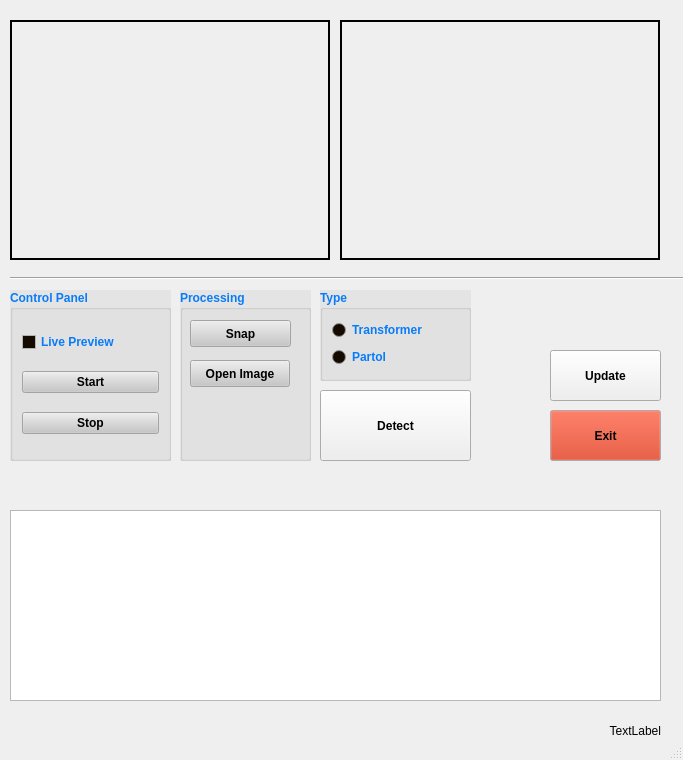
<?xml version="1.0" encoding="UTF-8"?>
<ui version="4.0">
 <class>MainWindow</class>
 <widget class="QMainWindow" name="MainWindow">
  <property name="geometry">
   <rect>
    <x>0</x>
    <y>0</y>
    <width>683</width>
    <height>760</height>
   </rect>
  </property>
  <property name="windowTitle">
   <string>MainWindow</string>
  </property>
  <widget class="QWidget" name="centralwidget">
   <widget class="QGroupBox" name="groupBox">
    <property name="geometry">
     <rect>
      <x>10</x>
      <y>290</y>
      <width>161</width>
      <height>171</height>
     </rect>
    </property>
    <property name="palette">
     <palette>
      <active>
       <colorrole role="WindowText">
        <brush brushstyle="SolidPattern">
         <color alpha="255">
          <red>7</red>
          <green>124</green>
          <blue>249</blue>
         </color>
        </brush>
       </colorrole>
       <colorrole role="Button">
        <brush brushstyle="SolidPattern">
         <color alpha="255">
          <red>199</red>
          <green>198</green>
          <blue>198</blue>
         </color>
        </brush>
       </colorrole>
       <colorrole role="Light">
        <brush brushstyle="SolidPattern">
         <color alpha="255">
          <red>255</red>
          <green>255</green>
          <blue>255</blue>
         </color>
        </brush>
       </colorrole>
       <colorrole role="Midlight">
        <brush brushstyle="SolidPattern">
         <color alpha="255">
          <red>227</red>
          <green>226</green>
          <blue>226</blue>
         </color>
        </brush>
       </colorrole>
       <colorrole role="Dark">
        <brush brushstyle="SolidPattern">
         <color alpha="255">
          <red>99</red>
          <green>99</green>
          <blue>99</blue>
         </color>
        </brush>
       </colorrole>
       <colorrole role="Mid">
        <brush brushstyle="SolidPattern">
         <color alpha="255">
          <red>133</red>
          <green>132</green>
          <blue>132</blue>
         </color>
        </brush>
       </colorrole>
       <colorrole role="Text">
        <brush brushstyle="SolidPattern">
         <color alpha="255">
          <red>0</red>
          <green>0</green>
          <blue>0</blue>
         </color>
        </brush>
       </colorrole>
       <colorrole role="BrightText">
        <brush brushstyle="SolidPattern">
         <color alpha="255">
          <red>255</red>
          <green>255</green>
          <blue>255</blue>
         </color>
        </brush>
       </colorrole>
       <colorrole role="ButtonText">
        <brush brushstyle="SolidPattern">
         <color alpha="255">
          <red>0</red>
          <green>0</green>
          <blue>0</blue>
         </color>
        </brush>
       </colorrole>
       <colorrole role="Base">
        <brush brushstyle="SolidPattern">
         <color alpha="255">
          <red>20</red>
          <green>10</green>
          <blue>0</blue>
         </color>
        </brush>
       </colorrole>
       <colorrole role="Window">
        <brush brushstyle="SolidPattern">
         <color alpha="255">
          <red>229</red>
          <green>228</green>
          <blue>228</blue>
         </color>
        </brush>
       </colorrole>
       <colorrole role="Shadow">
        <brush brushstyle="SolidPattern">
         <color alpha="255">
          <red>0</red>
          <green>0</green>
          <blue>0</blue>
         </color>
        </brush>
       </colorrole>
       <colorrole role="AlternateBase">
        <brush brushstyle="SolidPattern">
         <color alpha="255">
          <red>227</red>
          <green>226</green>
          <blue>226</blue>
         </color>
        </brush>
       </colorrole>
       <colorrole role="ToolTipBase">
        <brush brushstyle="SolidPattern">
         <color alpha="255">
          <red>255</red>
          <green>255</green>
          <blue>220</blue>
         </color>
        </brush>
       </colorrole>
       <colorrole role="ToolTipText">
        <brush brushstyle="SolidPattern">
         <color alpha="255">
          <red>0</red>
          <green>0</green>
          <blue>0</blue>
         </color>
        </brush>
       </colorrole>
      </active>
      <inactive>
       <colorrole role="WindowText">
        <brush brushstyle="SolidPattern">
         <color alpha="255">
          <red>7</red>
          <green>124</green>
          <blue>249</blue>
         </color>
        </brush>
       </colorrole>
       <colorrole role="Button">
        <brush brushstyle="SolidPattern">
         <color alpha="255">
          <red>199</red>
          <green>198</green>
          <blue>198</blue>
         </color>
        </brush>
       </colorrole>
       <colorrole role="Light">
        <brush brushstyle="SolidPattern">
         <color alpha="255">
          <red>255</red>
          <green>255</green>
          <blue>255</blue>
         </color>
        </brush>
       </colorrole>
       <colorrole role="Midlight">
        <brush brushstyle="SolidPattern">
         <color alpha="255">
          <red>227</red>
          <green>226</green>
          <blue>226</blue>
         </color>
        </brush>
       </colorrole>
       <colorrole role="Dark">
        <brush brushstyle="SolidPattern">
         <color alpha="255">
          <red>99</red>
          <green>99</green>
          <blue>99</blue>
         </color>
        </brush>
       </colorrole>
       <colorrole role="Mid">
        <brush brushstyle="SolidPattern">
         <color alpha="255">
          <red>133</red>
          <green>132</green>
          <blue>132</blue>
         </color>
        </brush>
       </colorrole>
       <colorrole role="Text">
        <brush brushstyle="SolidPattern">
         <color alpha="255">
          <red>0</red>
          <green>0</green>
          <blue>0</blue>
         </color>
        </brush>
       </colorrole>
       <colorrole role="BrightText">
        <brush brushstyle="SolidPattern">
         <color alpha="255">
          <red>255</red>
          <green>255</green>
          <blue>255</blue>
         </color>
        </brush>
       </colorrole>
       <colorrole role="ButtonText">
        <brush brushstyle="SolidPattern">
         <color alpha="255">
          <red>0</red>
          <green>0</green>
          <blue>0</blue>
         </color>
        </brush>
       </colorrole>
       <colorrole role="Base">
        <brush brushstyle="SolidPattern">
         <color alpha="255">
          <red>20</red>
          <green>10</green>
          <blue>0</blue>
         </color>
        </brush>
       </colorrole>
       <colorrole role="Window">
        <brush brushstyle="SolidPattern">
         <color alpha="255">
          <red>229</red>
          <green>228</green>
          <blue>228</blue>
         </color>
        </brush>
       </colorrole>
       <colorrole role="Shadow">
        <brush brushstyle="SolidPattern">
         <color alpha="255">
          <red>0</red>
          <green>0</green>
          <blue>0</blue>
         </color>
        </brush>
       </colorrole>
       <colorrole role="AlternateBase">
        <brush brushstyle="SolidPattern">
         <color alpha="255">
          <red>227</red>
          <green>226</green>
          <blue>226</blue>
         </color>
        </brush>
       </colorrole>
       <colorrole role="ToolTipBase">
        <brush brushstyle="SolidPattern">
         <color alpha="255">
          <red>255</red>
          <green>255</green>
          <blue>220</blue>
         </color>
        </brush>
       </colorrole>
       <colorrole role="ToolTipText">
        <brush brushstyle="SolidPattern">
         <color alpha="255">
          <red>0</red>
          <green>0</green>
          <blue>0</blue>
         </color>
        </brush>
       </colorrole>
      </inactive>
      <disabled>
       <colorrole role="WindowText">
        <brush brushstyle="SolidPattern">
         <color alpha="255">
          <red>99</red>
          <green>99</green>
          <blue>99</blue>
         </color>
        </brush>
       </colorrole>
       <colorrole role="Button">
        <brush brushstyle="SolidPattern">
         <color alpha="255">
          <red>199</red>
          <green>198</green>
          <blue>198</blue>
         </color>
        </brush>
       </colorrole>
       <colorrole role="Light">
        <brush brushstyle="SolidPattern">
         <color alpha="255">
          <red>255</red>
          <green>255</green>
          <blue>255</blue>
         </color>
        </brush>
       </colorrole>
       <colorrole role="Midlight">
        <brush brushstyle="SolidPattern">
         <color alpha="255">
          <red>227</red>
          <green>226</green>
          <blue>226</blue>
         </color>
        </brush>
       </colorrole>
       <colorrole role="Dark">
        <brush brushstyle="SolidPattern">
         <color alpha="255">
          <red>99</red>
          <green>99</green>
          <blue>99</blue>
         </color>
        </brush>
       </colorrole>
       <colorrole role="Mid">
        <brush brushstyle="SolidPattern">
         <color alpha="255">
          <red>133</red>
          <green>132</green>
          <blue>132</blue>
         </color>
        </brush>
       </colorrole>
       <colorrole role="Text">
        <brush brushstyle="SolidPattern">
         <color alpha="255">
          <red>99</red>
          <green>99</green>
          <blue>99</blue>
         </color>
        </brush>
       </colorrole>
       <colorrole role="BrightText">
        <brush brushstyle="SolidPattern">
         <color alpha="255">
          <red>255</red>
          <green>255</green>
          <blue>255</blue>
         </color>
        </brush>
       </colorrole>
       <colorrole role="ButtonText">
        <brush brushstyle="SolidPattern">
         <color alpha="255">
          <red>99</red>
          <green>99</green>
          <blue>99</blue>
         </color>
        </brush>
       </colorrole>
       <colorrole role="Base">
        <brush brushstyle="SolidPattern">
         <color alpha="255">
          <red>229</red>
          <green>228</green>
          <blue>228</blue>
         </color>
        </brush>
       </colorrole>
       <colorrole role="Window">
        <brush brushstyle="SolidPattern">
         <color alpha="255">
          <red>229</red>
          <green>228</green>
          <blue>228</blue>
         </color>
        </brush>
       </colorrole>
       <colorrole role="Shadow">
        <brush brushstyle="SolidPattern">
         <color alpha="255">
          <red>0</red>
          <green>0</green>
          <blue>0</blue>
         </color>
        </brush>
       </colorrole>
       <colorrole role="AlternateBase">
        <brush brushstyle="SolidPattern">
         <color alpha="255">
          <red>199</red>
          <green>198</green>
          <blue>198</blue>
         </color>
        </brush>
       </colorrole>
       <colorrole role="ToolTipBase">
        <brush brushstyle="SolidPattern">
         <color alpha="255">
          <red>255</red>
          <green>255</green>
          <blue>220</blue>
         </color>
        </brush>
       </colorrole>
       <colorrole role="ToolTipText">
        <brush brushstyle="SolidPattern">
         <color alpha="255">
          <red>0</red>
          <green>0</green>
          <blue>0</blue>
         </color>
        </brush>
       </colorrole>
      </disabled>
     </palette>
    </property>
    <property name="font">
     <font>
      <weight>75</weight>
      <bold>true</bold>
     </font>
    </property>
    <property name="autoFillBackground">
     <bool>true</bool>
    </property>
    <property name="title">
     <string>Control Panel</string>
    </property>
    <layout class="QGridLayout" name="gridLayout">
     <item row="2" column="0">
      <widget class="QPushButton" name="stop_cam_btn">
       <property name="text">
        <string>Stop</string>
       </property>
      </widget>
     </item>
     <item row="1" column="0">
      <widget class="QPushButton" name="start_cam_btn">
       <property name="text">
        <string>Start</string>
       </property>
      </widget>
     </item>
     <item row="0" column="0">
      <widget class="QCheckBox" name="livepreview">
       <property name="text">
        <string>Live Preview</string>
       </property>
       <property name="checked">
        <bool>false</bool>
       </property>
      </widget>
     </item>
    </layout>
   </widget>
   <widget class="QGroupBox" name="groupBox_2">
    <property name="geometry">
     <rect>
      <x>180</x>
      <y>290</y>
      <width>131</width>
      <height>171</height>
     </rect>
    </property>
    <property name="palette">
     <palette>
      <active>
       <colorrole role="WindowText">
        <brush brushstyle="SolidPattern">
         <color alpha="255">
          <red>7</red>
          <green>124</green>
          <blue>249</blue>
         </color>
        </brush>
       </colorrole>
       <colorrole role="Button">
        <brush brushstyle="SolidPattern">
         <color alpha="255">
          <red>199</red>
          <green>198</green>
          <blue>198</blue>
         </color>
        </brush>
       </colorrole>
       <colorrole role="Light">
        <brush brushstyle="SolidPattern">
         <color alpha="255">
          <red>255</red>
          <green>255</green>
          <blue>255</blue>
         </color>
        </brush>
       </colorrole>
       <colorrole role="Midlight">
        <brush brushstyle="SolidPattern">
         <color alpha="255">
          <red>227</red>
          <green>226</green>
          <blue>226</blue>
         </color>
        </brush>
       </colorrole>
       <colorrole role="Dark">
        <brush brushstyle="SolidPattern">
         <color alpha="255">
          <red>99</red>
          <green>99</green>
          <blue>99</blue>
         </color>
        </brush>
       </colorrole>
       <colorrole role="Mid">
        <brush brushstyle="SolidPattern">
         <color alpha="255">
          <red>133</red>
          <green>132</green>
          <blue>132</blue>
         </color>
        </brush>
       </colorrole>
       <colorrole role="Text">
        <brush brushstyle="SolidPattern">
         <color alpha="255">
          <red>0</red>
          <green>0</green>
          <blue>0</blue>
         </color>
        </brush>
       </colorrole>
       <colorrole role="BrightText">
        <brush brushstyle="SolidPattern">
         <color alpha="255">
          <red>255</red>
          <green>255</green>
          <blue>255</blue>
         </color>
        </brush>
       </colorrole>
       <colorrole role="ButtonText">
        <brush brushstyle="SolidPattern">
         <color alpha="255">
          <red>0</red>
          <green>0</green>
          <blue>0</blue>
         </color>
        </brush>
       </colorrole>
       <colorrole role="Base">
        <brush brushstyle="SolidPattern">
         <color alpha="255">
          <red>20</red>
          <green>10</green>
          <blue>0</blue>
         </color>
        </brush>
       </colorrole>
       <colorrole role="Window">
        <brush brushstyle="SolidPattern">
         <color alpha="255">
          <red>229</red>
          <green>228</green>
          <blue>228</blue>
         </color>
        </brush>
       </colorrole>
       <colorrole role="Shadow">
        <brush brushstyle="SolidPattern">
         <color alpha="255">
          <red>0</red>
          <green>0</green>
          <blue>0</blue>
         </color>
        </brush>
       </colorrole>
       <colorrole role="AlternateBase">
        <brush brushstyle="SolidPattern">
         <color alpha="255">
          <red>227</red>
          <green>226</green>
          <blue>226</blue>
         </color>
        </brush>
       </colorrole>
       <colorrole role="ToolTipBase">
        <brush brushstyle="SolidPattern">
         <color alpha="255">
          <red>255</red>
          <green>255</green>
          <blue>220</blue>
         </color>
        </brush>
       </colorrole>
       <colorrole role="ToolTipText">
        <brush brushstyle="SolidPattern">
         <color alpha="255">
          <red>0</red>
          <green>0</green>
          <blue>0</blue>
         </color>
        </brush>
       </colorrole>
      </active>
      <inactive>
       <colorrole role="WindowText">
        <brush brushstyle="SolidPattern">
         <color alpha="255">
          <red>7</red>
          <green>124</green>
          <blue>249</blue>
         </color>
        </brush>
       </colorrole>
       <colorrole role="Button">
        <brush brushstyle="SolidPattern">
         <color alpha="255">
          <red>199</red>
          <green>198</green>
          <blue>198</blue>
         </color>
        </brush>
       </colorrole>
       <colorrole role="Light">
        <brush brushstyle="SolidPattern">
         <color alpha="255">
          <red>255</red>
          <green>255</green>
          <blue>255</blue>
         </color>
        </brush>
       </colorrole>
       <colorrole role="Midlight">
        <brush brushstyle="SolidPattern">
         <color alpha="255">
          <red>227</red>
          <green>226</green>
          <blue>226</blue>
         </color>
        </brush>
       </colorrole>
       <colorrole role="Dark">
        <brush brushstyle="SolidPattern">
         <color alpha="255">
          <red>99</red>
          <green>99</green>
          <blue>99</blue>
         </color>
        </brush>
       </colorrole>
       <colorrole role="Mid">
        <brush brushstyle="SolidPattern">
         <color alpha="255">
          <red>133</red>
          <green>132</green>
          <blue>132</blue>
         </color>
        </brush>
       </colorrole>
       <colorrole role="Text">
        <brush brushstyle="SolidPattern">
         <color alpha="255">
          <red>0</red>
          <green>0</green>
          <blue>0</blue>
         </color>
        </brush>
       </colorrole>
       <colorrole role="BrightText">
        <brush brushstyle="SolidPattern">
         <color alpha="255">
          <red>255</red>
          <green>255</green>
          <blue>255</blue>
         </color>
        </brush>
       </colorrole>
       <colorrole role="ButtonText">
        <brush brushstyle="SolidPattern">
         <color alpha="255">
          <red>0</red>
          <green>0</green>
          <blue>0</blue>
         </color>
        </brush>
       </colorrole>
       <colorrole role="Base">
        <brush brushstyle="SolidPattern">
         <color alpha="255">
          <red>20</red>
          <green>10</green>
          <blue>0</blue>
         </color>
        </brush>
       </colorrole>
       <colorrole role="Window">
        <brush brushstyle="SolidPattern">
         <color alpha="255">
          <red>229</red>
          <green>228</green>
          <blue>228</blue>
         </color>
        </brush>
       </colorrole>
       <colorrole role="Shadow">
        <brush brushstyle="SolidPattern">
         <color alpha="255">
          <red>0</red>
          <green>0</green>
          <blue>0</blue>
         </color>
        </brush>
       </colorrole>
       <colorrole role="AlternateBase">
        <brush brushstyle="SolidPattern">
         <color alpha="255">
          <red>227</red>
          <green>226</green>
          <blue>226</blue>
         </color>
        </brush>
       </colorrole>
       <colorrole role="ToolTipBase">
        <brush brushstyle="SolidPattern">
         <color alpha="255">
          <red>255</red>
          <green>255</green>
          <blue>220</blue>
         </color>
        </brush>
       </colorrole>
       <colorrole role="ToolTipText">
        <brush brushstyle="SolidPattern">
         <color alpha="255">
          <red>0</red>
          <green>0</green>
          <blue>0</blue>
         </color>
        </brush>
       </colorrole>
      </inactive>
      <disabled>
       <colorrole role="WindowText">
        <brush brushstyle="SolidPattern">
         <color alpha="255">
          <red>99</red>
          <green>99</green>
          <blue>99</blue>
         </color>
        </brush>
       </colorrole>
       <colorrole role="Button">
        <brush brushstyle="SolidPattern">
         <color alpha="255">
          <red>199</red>
          <green>198</green>
          <blue>198</blue>
         </color>
        </brush>
       </colorrole>
       <colorrole role="Light">
        <brush brushstyle="SolidPattern">
         <color alpha="255">
          <red>255</red>
          <green>255</green>
          <blue>255</blue>
         </color>
        </brush>
       </colorrole>
       <colorrole role="Midlight">
        <brush brushstyle="SolidPattern">
         <color alpha="255">
          <red>227</red>
          <green>226</green>
          <blue>226</blue>
         </color>
        </brush>
       </colorrole>
       <colorrole role="Dark">
        <brush brushstyle="SolidPattern">
         <color alpha="255">
          <red>99</red>
          <green>99</green>
          <blue>99</blue>
         </color>
        </brush>
       </colorrole>
       <colorrole role="Mid">
        <brush brushstyle="SolidPattern">
         <color alpha="255">
          <red>133</red>
          <green>132</green>
          <blue>132</blue>
         </color>
        </brush>
       </colorrole>
       <colorrole role="Text">
        <brush brushstyle="SolidPattern">
         <color alpha="255">
          <red>99</red>
          <green>99</green>
          <blue>99</blue>
         </color>
        </brush>
       </colorrole>
       <colorrole role="BrightText">
        <brush brushstyle="SolidPattern">
         <color alpha="255">
          <red>255</red>
          <green>255</green>
          <blue>255</blue>
         </color>
        </brush>
       </colorrole>
       <colorrole role="ButtonText">
        <brush brushstyle="SolidPattern">
         <color alpha="255">
          <red>99</red>
          <green>99</green>
          <blue>99</blue>
         </color>
        </brush>
       </colorrole>
       <colorrole role="Base">
        <brush brushstyle="SolidPattern">
         <color alpha="255">
          <red>229</red>
          <green>228</green>
          <blue>228</blue>
         </color>
        </brush>
       </colorrole>
       <colorrole role="Window">
        <brush brushstyle="SolidPattern">
         <color alpha="255">
          <red>229</red>
          <green>228</green>
          <blue>228</blue>
         </color>
        </brush>
       </colorrole>
       <colorrole role="Shadow">
        <brush brushstyle="SolidPattern">
         <color alpha="255">
          <red>0</red>
          <green>0</green>
          <blue>0</blue>
         </color>
        </brush>
       </colorrole>
       <colorrole role="AlternateBase">
        <brush brushstyle="SolidPattern">
         <color alpha="255">
          <red>199</red>
          <green>198</green>
          <blue>198</blue>
         </color>
        </brush>
       </colorrole>
       <colorrole role="ToolTipBase">
        <brush brushstyle="SolidPattern">
         <color alpha="255">
          <red>255</red>
          <green>255</green>
          <blue>220</blue>
         </color>
        </brush>
       </colorrole>
       <colorrole role="ToolTipText">
        <brush brushstyle="SolidPattern">
         <color alpha="255">
          <red>0</red>
          <green>0</green>
          <blue>0</blue>
         </color>
        </brush>
       </colorrole>
      </disabled>
     </palette>
    </property>
    <property name="font">
     <font>
      <weight>75</weight>
      <bold>true</bold>
     </font>
    </property>
    <property name="autoFillBackground">
     <bool>true</bool>
    </property>
    <property name="title">
     <string>Processing</string>
    </property>
    <widget class="QPushButton" name="snap_btn">
     <property name="geometry">
      <rect>
       <x>10</x>
       <y>30</y>
       <width>101</width>
       <height>27</height>
      </rect>
     </property>
     <property name="text">
      <string>Snap</string>
     </property>
     <property name="checkable">
      <bool>false</bool>
     </property>
    </widget>
    <widget class="QPushButton" name="pick_btn">
     <property name="enabled">
      <bool>true</bool>
     </property>
     <property name="geometry">
      <rect>
       <x>10</x>
       <y>70</y>
       <width>100</width>
       <height>27</height>
      </rect>
     </property>
     <property name="sizePolicy">
      <sizepolicy hsizetype="Minimum" vsizetype="Fixed">
       <horstretch>0</horstretch>
       <verstretch>0</verstretch>
      </sizepolicy>
     </property>
     <property name="maximumSize">
      <size>
       <width>100</width>
       <height>16777215</height>
      </size>
     </property>
     <property name="font">
      <font>
       <kerning>true</kerning>
      </font>
     </property>
     <property name="text">
      <string notr="true">Open Image</string>
     </property>
    </widget>
   </widget>
   <widget class="QLabel" name="origin_lb">
    <property name="geometry">
     <rect>
      <x>10</x>
      <y>20</y>
      <width>320</width>
      <height>240</height>
     </rect>
    </property>
    <property name="autoFillBackground">
     <bool>true</bool>
    </property>
    <property name="frameShape">
     <enum>QFrame::WinPanel</enum>
    </property>
    <property name="text">
     <string/>
    </property>
   </widget>
   <widget class="QLabel" name="result_lb">
    <property name="geometry">
     <rect>
      <x>340</x>
      <y>20</y>
      <width>320</width>
      <height>240</height>
     </rect>
    </property>
    <property name="autoFillBackground">
     <bool>true</bool>
    </property>
    <property name="frameShape">
     <enum>QFrame::WinPanel</enum>
    </property>
    <property name="text">
     <string/>
    </property>
   </widget>
   <widget class="QGroupBox" name="groupBox_5">
    <property name="geometry">
     <rect>
      <x>320</x>
      <y>290</y>
      <width>151</width>
      <height>91</height>
     </rect>
    </property>
    <property name="palette">
     <palette>
      <active>
       <colorrole role="WindowText">
        <brush brushstyle="SolidPattern">
         <color alpha="255">
          <red>7</red>
          <green>124</green>
          <blue>249</blue>
         </color>
        </brush>
       </colorrole>
       <colorrole role="Button">
        <brush brushstyle="SolidPattern">
         <color alpha="255">
          <red>199</red>
          <green>198</green>
          <blue>198</blue>
         </color>
        </brush>
       </colorrole>
       <colorrole role="Light">
        <brush brushstyle="SolidPattern">
         <color alpha="255">
          <red>255</red>
          <green>255</green>
          <blue>255</blue>
         </color>
        </brush>
       </colorrole>
       <colorrole role="Midlight">
        <brush brushstyle="SolidPattern">
         <color alpha="255">
          <red>227</red>
          <green>226</green>
          <blue>226</blue>
         </color>
        </brush>
       </colorrole>
       <colorrole role="Dark">
        <brush brushstyle="SolidPattern">
         <color alpha="255">
          <red>99</red>
          <green>99</green>
          <blue>99</blue>
         </color>
        </brush>
       </colorrole>
       <colorrole role="Mid">
        <brush brushstyle="SolidPattern">
         <color alpha="255">
          <red>133</red>
          <green>132</green>
          <blue>132</blue>
         </color>
        </brush>
       </colorrole>
       <colorrole role="Text">
        <brush brushstyle="SolidPattern">
         <color alpha="255">
          <red>0</red>
          <green>0</green>
          <blue>0</blue>
         </color>
        </brush>
       </colorrole>
       <colorrole role="BrightText">
        <brush brushstyle="SolidPattern">
         <color alpha="255">
          <red>255</red>
          <green>255</green>
          <blue>255</blue>
         </color>
        </brush>
       </colorrole>
       <colorrole role="ButtonText">
        <brush brushstyle="SolidPattern">
         <color alpha="255">
          <red>0</red>
          <green>0</green>
          <blue>0</blue>
         </color>
        </brush>
       </colorrole>
       <colorrole role="Base">
        <brush brushstyle="SolidPattern">
         <color alpha="255">
          <red>20</red>
          <green>10</green>
          <blue>0</blue>
         </color>
        </brush>
       </colorrole>
       <colorrole role="Window">
        <brush brushstyle="SolidPattern">
         <color alpha="255">
          <red>229</red>
          <green>228</green>
          <blue>228</blue>
         </color>
        </brush>
       </colorrole>
       <colorrole role="Shadow">
        <brush brushstyle="SolidPattern">
         <color alpha="255">
          <red>0</red>
          <green>0</green>
          <blue>0</blue>
         </color>
        </brush>
       </colorrole>
       <colorrole role="AlternateBase">
        <brush brushstyle="SolidPattern">
         <color alpha="255">
          <red>227</red>
          <green>226</green>
          <blue>226</blue>
         </color>
        </brush>
       </colorrole>
       <colorrole role="ToolTipBase">
        <brush brushstyle="SolidPattern">
         <color alpha="255">
          <red>255</red>
          <green>255</green>
          <blue>220</blue>
         </color>
        </brush>
       </colorrole>
       <colorrole role="ToolTipText">
        <brush brushstyle="SolidPattern">
         <color alpha="255">
          <red>0</red>
          <green>0</green>
          <blue>0</blue>
         </color>
        </brush>
       </colorrole>
      </active>
      <inactive>
       <colorrole role="WindowText">
        <brush brushstyle="SolidPattern">
         <color alpha="255">
          <red>7</red>
          <green>124</green>
          <blue>249</blue>
         </color>
        </brush>
       </colorrole>
       <colorrole role="Button">
        <brush brushstyle="SolidPattern">
         <color alpha="255">
          <red>199</red>
          <green>198</green>
          <blue>198</blue>
         </color>
        </brush>
       </colorrole>
       <colorrole role="Light">
        <brush brushstyle="SolidPattern">
         <color alpha="255">
          <red>255</red>
          <green>255</green>
          <blue>255</blue>
         </color>
        </brush>
       </colorrole>
       <colorrole role="Midlight">
        <brush brushstyle="SolidPattern">
         <color alpha="255">
          <red>227</red>
          <green>226</green>
          <blue>226</blue>
         </color>
        </brush>
       </colorrole>
       <colorrole role="Dark">
        <brush brushstyle="SolidPattern">
         <color alpha="255">
          <red>99</red>
          <green>99</green>
          <blue>99</blue>
         </color>
        </brush>
       </colorrole>
       <colorrole role="Mid">
        <brush brushstyle="SolidPattern">
         <color alpha="255">
          <red>133</red>
          <green>132</green>
          <blue>132</blue>
         </color>
        </brush>
       </colorrole>
       <colorrole role="Text">
        <brush brushstyle="SolidPattern">
         <color alpha="255">
          <red>0</red>
          <green>0</green>
          <blue>0</blue>
         </color>
        </brush>
       </colorrole>
       <colorrole role="BrightText">
        <brush brushstyle="SolidPattern">
         <color alpha="255">
          <red>255</red>
          <green>255</green>
          <blue>255</blue>
         </color>
        </brush>
       </colorrole>
       <colorrole role="ButtonText">
        <brush brushstyle="SolidPattern">
         <color alpha="255">
          <red>0</red>
          <green>0</green>
          <blue>0</blue>
         </color>
        </brush>
       </colorrole>
       <colorrole role="Base">
        <brush brushstyle="SolidPattern">
         <color alpha="255">
          <red>20</red>
          <green>10</green>
          <blue>0</blue>
         </color>
        </brush>
       </colorrole>
       <colorrole role="Window">
        <brush brushstyle="SolidPattern">
         <color alpha="255">
          <red>229</red>
          <green>228</green>
          <blue>228</blue>
         </color>
        </brush>
       </colorrole>
       <colorrole role="Shadow">
        <brush brushstyle="SolidPattern">
         <color alpha="255">
          <red>0</red>
          <green>0</green>
          <blue>0</blue>
         </color>
        </brush>
       </colorrole>
       <colorrole role="AlternateBase">
        <brush brushstyle="SolidPattern">
         <color alpha="255">
          <red>227</red>
          <green>226</green>
          <blue>226</blue>
         </color>
        </brush>
       </colorrole>
       <colorrole role="ToolTipBase">
        <brush brushstyle="SolidPattern">
         <color alpha="255">
          <red>255</red>
          <green>255</green>
          <blue>220</blue>
         </color>
        </brush>
       </colorrole>
       <colorrole role="ToolTipText">
        <brush brushstyle="SolidPattern">
         <color alpha="255">
          <red>0</red>
          <green>0</green>
          <blue>0</blue>
         </color>
        </brush>
       </colorrole>
      </inactive>
      <disabled>
       <colorrole role="WindowText">
        <brush brushstyle="SolidPattern">
         <color alpha="255">
          <red>99</red>
          <green>99</green>
          <blue>99</blue>
         </color>
        </brush>
       </colorrole>
       <colorrole role="Button">
        <brush brushstyle="SolidPattern">
         <color alpha="255">
          <red>199</red>
          <green>198</green>
          <blue>198</blue>
         </color>
        </brush>
       </colorrole>
       <colorrole role="Light">
        <brush brushstyle="SolidPattern">
         <color alpha="255">
          <red>255</red>
          <green>255</green>
          <blue>255</blue>
         </color>
        </brush>
       </colorrole>
       <colorrole role="Midlight">
        <brush brushstyle="SolidPattern">
         <color alpha="255">
          <red>227</red>
          <green>226</green>
          <blue>226</blue>
         </color>
        </brush>
       </colorrole>
       <colorrole role="Dark">
        <brush brushstyle="SolidPattern">
         <color alpha="255">
          <red>99</red>
          <green>99</green>
          <blue>99</blue>
         </color>
        </brush>
       </colorrole>
       <colorrole role="Mid">
        <brush brushstyle="SolidPattern">
         <color alpha="255">
          <red>133</red>
          <green>132</green>
          <blue>132</blue>
         </color>
        </brush>
       </colorrole>
       <colorrole role="Text">
        <brush brushstyle="SolidPattern">
         <color alpha="255">
          <red>99</red>
          <green>99</green>
          <blue>99</blue>
         </color>
        </brush>
       </colorrole>
       <colorrole role="BrightText">
        <brush brushstyle="SolidPattern">
         <color alpha="255">
          <red>255</red>
          <green>255</green>
          <blue>255</blue>
         </color>
        </brush>
       </colorrole>
       <colorrole role="ButtonText">
        <brush brushstyle="SolidPattern">
         <color alpha="255">
          <red>99</red>
          <green>99</green>
          <blue>99</blue>
         </color>
        </brush>
       </colorrole>
       <colorrole role="Base">
        <brush brushstyle="SolidPattern">
         <color alpha="255">
          <red>229</red>
          <green>228</green>
          <blue>228</blue>
         </color>
        </brush>
       </colorrole>
       <colorrole role="Window">
        <brush brushstyle="SolidPattern">
         <color alpha="255">
          <red>229</red>
          <green>228</green>
          <blue>228</blue>
         </color>
        </brush>
       </colorrole>
       <colorrole role="Shadow">
        <brush brushstyle="SolidPattern">
         <color alpha="255">
          <red>0</red>
          <green>0</green>
          <blue>0</blue>
         </color>
        </brush>
       </colorrole>
       <colorrole role="AlternateBase">
        <brush brushstyle="SolidPattern">
         <color alpha="255">
          <red>199</red>
          <green>198</green>
          <blue>198</blue>
         </color>
        </brush>
       </colorrole>
       <colorrole role="ToolTipBase">
        <brush brushstyle="SolidPattern">
         <color alpha="255">
          <red>255</red>
          <green>255</green>
          <blue>220</blue>
         </color>
        </brush>
       </colorrole>
       <colorrole role="ToolTipText">
        <brush brushstyle="SolidPattern">
         <color alpha="255">
          <red>0</red>
          <green>0</green>
          <blue>0</blue>
         </color>
        </brush>
       </colorrole>
      </disabled>
     </palette>
    </property>
    <property name="font">
     <font>
      <weight>75</weight>
      <bold>true</bold>
     </font>
    </property>
    <property name="autoFillBackground">
     <bool>true</bool>
    </property>
    <property name="title">
     <string>Type</string>
    </property>
    <layout class="QGridLayout" name="gridLayout_3">
     <item row="2" column="0">
      <widget class="QRadioButton" name="circle_radio">
       <property name="text">
        <string>Transformer</string>
       </property>
      </widget>
     </item>
     <item row="3" column="0">
      <widget class="QRadioButton" name="unknow_radio">
       <property name="text">
        <string>Partol</string>
       </property>
      </widget>
     </item>
    </layout>
   </widget>
   <widget class="Line" name="line">
    <property name="geometry">
     <rect>
      <x>10</x>
      <y>270</y>
      <width>971</width>
      <height>16</height>
     </rect>
    </property>
    <property name="orientation">
     <enum>Qt::Horizontal</enum>
    </property>
   </widget>
   <widget class="QPushButton" name="detect_btn">
    <property name="geometry">
     <rect>
      <x>320</x>
      <y>390</y>
      <width>151</width>
      <height>71</height>
     </rect>
    </property>
    <property name="font">
     <font>
      <weight>75</weight>
      <bold>true</bold>
     </font>
    </property>
    <property name="text">
     <string>Detect</string>
    </property>
   </widget>
   <widget class="QPushButton" name="update_btn">
    <property name="geometry">
     <rect>
      <x>550</x>
      <y>350</y>
      <width>111</width>
      <height>51</height>
     </rect>
    </property>
    <property name="font">
     <font>
      <weight>75</weight>
      <bold>true</bold>
     </font>
    </property>
    <property name="text">
     <string>Update</string>
    </property>
   </widget>
   <widget class="QTableWidget" name="tableWidget">
    <property name="geometry">
     <rect>
      <x>10</x>
      <y>510</y>
      <width>651</width>
      <height>191</height>
     </rect>
    </property>
   </widget>
   <widget class="QLabel" name="label">
    <property name="geometry">
     <rect>
      <x>480</x>
      <y>720</y>
      <width>181</width>
      <height>21</height>
     </rect>
    </property>
    <property name="layoutDirection">
     <enum>Qt::LeftToRight</enum>
    </property>
    <property name="autoFillBackground">
     <bool>true</bool>
    </property>
    <property name="text">
     <string>TextLabel</string>
    </property>
    <property name="alignment">
     <set>Qt::AlignRight|Qt::AlignTrailing|Qt::AlignVCenter</set>
    </property>
   </widget>
   <widget class="QPushButton" name="exit_btn">
    <property name="geometry">
     <rect>
      <x>550</x>
      <y>410</y>
      <width>111</width>
      <height>51</height>
     </rect>
    </property>
    <property name="palette">
     <palette>
      <active>
       <colorrole role="Button">
        <brush brushstyle="SolidPattern">
         <color alpha="255">
          <red>209</red>
          <green>48</green>
          <blue>19</blue>
         </color>
        </brush>
       </colorrole>
      </active>
      <inactive>
       <colorrole role="Button">
        <brush brushstyle="SolidPattern">
         <color alpha="255">
          <red>209</red>
          <green>48</green>
          <blue>19</blue>
         </color>
        </brush>
       </colorrole>
      </inactive>
      <disabled>
       <colorrole role="Button">
        <brush brushstyle="SolidPattern">
         <color alpha="255">
          <red>209</red>
          <green>48</green>
          <blue>19</blue>
         </color>
        </brush>
       </colorrole>
      </disabled>
     </palette>
    </property>
    <property name="font">
     <font>
      <weight>75</weight>
      <bold>true</bold>
     </font>
    </property>
    <property name="text">
     <string>Exit</string>
    </property>
   </widget>
  </widget>
  <widget class="QMenuBar" name="menubar">
   <property name="geometry">
    <rect>
     <x>0</x>
     <y>0</y>
     <width>683</width>
     <height>25</height>
    </rect>
   </property>
  </widget>
  <widget class="QStatusBar" name="statusbar"/>
 </widget>
 <resources/>
 <connections/>
</ui>
